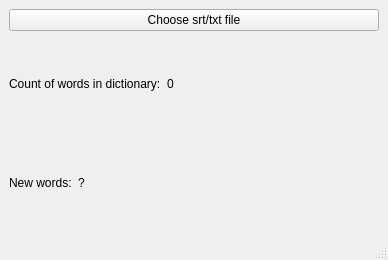
<?xml version="1.0" encoding="UTF-8"?>
<ui version="4.0">
 <class>MainWindow</class>
 <widget class="QMainWindow" name="MainWindow">
  <property name="geometry">
   <rect>
    <x>0</x>
    <y>0</y>
    <width>388</width>
    <height>260</height>
   </rect>
  </property>
  <property name="windowTitle">
   <string>Src/txt to words converter</string>
  </property>
  <widget class="QWidget" name="centralwidget">
   <property name="autoFillBackground">
    <bool>false</bool>
   </property>
   <layout class="QVBoxLayout" name="verticalLayout_2">
    <item>
     <layout class="QVBoxLayout" name="verticalLayout">
      <property name="sizeConstraint">
       <enum>QLayout::SetMaximumSize</enum>
      </property>
      <item>
       <widget class="QPushButton" name="btOpen">
        <property name="text">
         <string>Choose srt/txt file</string>
        </property>
       </widget>
      </item>
      <item>
       <layout class="QHBoxLayout" name="horizontalLayout">
        <item>
         <widget class="QLabel" name="lbCountText">
          <property name="text">
           <string>Count of words in dictionary:</string>
          </property>
         </widget>
        </item>
        <item>
         <widget class="QLabel" name="lbWordsCount">
          <property name="text">
           <string>0</string>
          </property>
         </widget>
        </item>
        <item>
         <spacer name="horizontalSpacer">
          <property name="orientation">
           <enum>Qt::Horizontal</enum>
          </property>
          <property name="sizeHint" stdset="0">
           <size>
            <width>40</width>
            <height>20</height>
           </size>
          </property>
         </spacer>
        </item>
       </layout>
      </item>
      <item>
       <layout class="QHBoxLayout" name="horizontalLayout_2">
        <item>
         <widget class="QLabel" name="lbNewWordsText">
          <property name="text">
           <string>New words:</string>
          </property>
         </widget>
        </item>
        <item>
         <widget class="QLabel" name="lbNewCount">
          <property name="text">
           <string>?</string>
          </property>
         </widget>
        </item>
        <item>
         <spacer name="horizontalSpacer_2">
          <property name="orientation">
           <enum>Qt::Horizontal</enum>
          </property>
          <property name="sizeHint" stdset="0">
           <size>
            <width>40</width>
            <height>20</height>
           </size>
          </property>
         </spacer>
        </item>
       </layout>
      </item>
     </layout>
    </item>
   </layout>
  </widget>
  <widget class="QMenuBar" name="menubar">
   <property name="geometry">
    <rect>
     <x>0</x>
     <y>0</y>
     <width>388</width>
     <height>22</height>
    </rect>
   </property>
  </widget>
  <widget class="QStatusBar" name="statusbar"/>
 </widget>
 <resources/>
 <connections/>
</ui>
